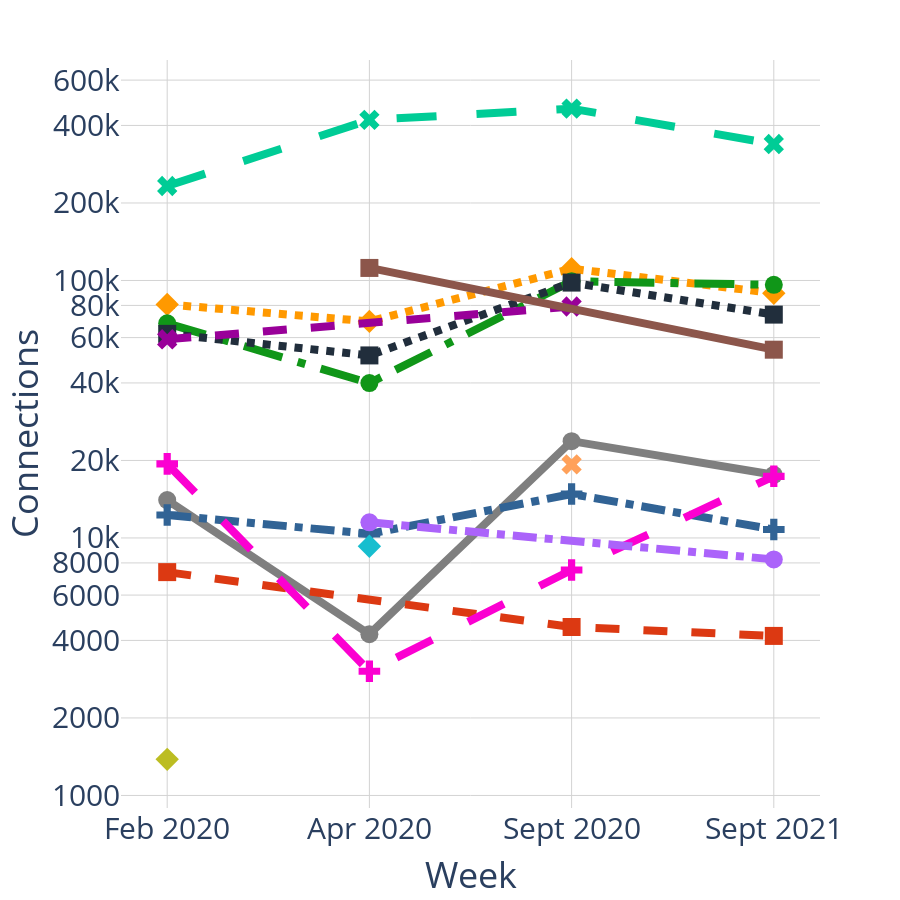

Write notebook code for a chart like this one.
### Code cell
import plotly.express as px
import pandas as pd

df_orgs_out = pd.read_csv('/Volumes/GoogleDrive/My Drive/Thesis/Plotly/category_Admin_out_targets.csv')

fig_orgs_out_conns = px.line(df_orgs_out, x='Week', y='Connections', log_y=True, color='TargetOrgs',
                             color_discrete_map={'APPLE': '#7f7f7f', 'NETFLIX': '#dc3912', 'AKAMAI': '#ff9900',
                                                 'CANARIE': '#fb00d1', 'FACEBOOK': '#3366cc', 'GOOGLE': '#109618',
                                                 'AMAZON': '#212E3C', 'FASTLY': '#8c564b', 'LEVEL3': '#17becf',
                                                 'MICROSOFT': '#990099', 'EDGECAST': '#316395',
                                                 'VALVE-CORPORATION': '#bcbd22'},
                             markers=True, line_dash='TargetOrgs', symbol='TargetOrgs', height=900)
fig_orgs_out_conns.update_layout(plot_bgcolor='white', font_size=30, showlegend=False)
fig_orgs_out_conns.update_xaxes(showgrid=True, gridwidth=1, gridcolor='LightGray')
fig_orgs_out_conns.update_yaxes(showgrid=True, gridwidth=1, gridcolor='LightGray',
                                tickvals=[1000, 2000, 4000, 6000, 8000, 10000, 20000, 40000, 60000, 80000, 
                                          100000, 200000, 400000, 600000])
fig_orgs_out_conns.update_traces(line_width=8, marker_size=18)

fig_orgs_out_conns.show()

### Figure 1 — Plotly figure (JSON) as saved in the notebook; plotly's stock layout.template omitted (floating-point values rounded to 4 significant figures)
{"data": [{"hovertemplate": "TargetOrgs=APPLE<br>Week=%{x}<br>Connections=%{y}<extra></extra>", "legendgroup": "APPLE", "line": {"color": "#7f7f7f", "dash": "solid", "width": 8}, "marker": {"size": 18, "symbol": "circle"}, "mode": "lines+markers", "name": "APPLE", "orientation": "v", "showlegend": true, "type": "scatter", "x": ["Feb 2020", "Apr 2020", "Sept 2020", "Sept 2021"], "xaxis": "x", "y": [14034, 4227, 23768, 17594], "yaxis": "y"}, {"hovertemplate": "TargetOrgs=AKAMAI<br>Week=%{x}<br>Connections=%{y}<extra></extra>", "legendgroup": "AKAMAI", "line": {"color": "#ff9900", "dash": "dot", "width": 8}, "marker": {"size": 18, "symbol": "diamond"}, "mode": "lines+markers", "name": "AKAMAI", "orientation": "v", "showlegend": true, "type": "scatter", "x": ["Feb 2020", "Apr 2020", "Sept 2020", "Sept 2021"], "xaxis": "x", "y": [80747, 69343, 111097, 89258], "yaxis": "y"}, {"hovertemplate": "TargetOrgs=NETFLIX<br>Week=%{x}<br>Connections=%{y}<extra></extra>", "legendgroup": "NETFLIX", "line": {"color": "#dc3912", "dash": "dash", "width": 8}, "marker": {"size": 18, "symbol": "square"}, "mode": "lines+markers", "name": "NETFLIX", "orientation": "v", "showlegend": true, "type": "scatter", "x": ["Feb 2020", "Sept 2020", "Sept 2021"], "xaxis": "x", "y": [7368, 4510, 4165], "yaxis": "y"}, {"hovertemplate": "TargetOrgs=CLOUDFLARENET<br>Week=%{x}<br>Connections=%{y}<extra></extra>", "legendgroup": "CLOUDFLARENET", "line": {"color": "#00cc96", "dash": "longdash", "width": 8}, "marker": {"size": 18, "symbol": "x"}, "mode": "lines+markers", "name": "CLOUDFLARENET", "orientation": "v", "showlegend": true, "type": "scatter", "x": ["Feb 2020", "Apr 2020", "Sept 2020", "Sept 2021"], "xaxis": "x", "y": [232737, 420493, 464875, 338724], "yaxis": "y"}, {"hovertemplate": "TargetOrgs=EDGECAST<br>Week=%{x}<br>Connections=%{y}<extra></extra>", "legendgroup": "EDGECAST", "line": {"color": "#316395", "dash": "dashdot", "width": 8}, "marker": {"size": 18, "symbol": "cross"}, "mode": "lines+markers", "name": "EDGECAST", "orientation": "v", "showlegend": true, "type": "scatter", "x": ["Feb 2020", "Apr 2020", "Sept 2020", "Sept 2021"], "xaxis": "x", "y": [12277, 10376, 14809, 10784], "yaxis": "y"}, {"hovertemplate": "TargetOrgs=GOOGLE<br>Week=%{x}<br>Connections=%{y}<extra></extra>", "legendgroup": "GOOGLE", "line": {"color": "#109618", "dash": "longdashdot", "width": 8}, "marker": {"size": 18, "symbol": "circle"}, "mode": "lines+markers", "name": "GOOGLE", "orientation": "v", "showlegend": true, "type": "scatter", "x": ["Feb 2020", "Apr 2020", "Sept 2020", "Sept 2021"], "xaxis": "x", "y": [68165, 39963, 99272, 96228], "yaxis": "y"}, {"hovertemplate": "TargetOrgs=VALVE-CORPORATION<br>Week=%{x}<br>Connections=%{y}<extra></extra>", "legendgroup": "VALVE-CORPORATION", "line": {"color": "#bcbd22", "dash": "solid", "width": 8}, "marker": {"size": 18, "symbol": "diamond"}, "mode": "lines+markers", "name": "VALVE-CORPORATION", "orientation": "v", "showlegend": true, "type": "scatter", "x": ["Feb 2020"], "xaxis": "x", "y": [1381], "yaxis": "y"}, {"hovertemplate": "TargetOrgs=AMAZON<br>Week=%{x}<br>Connections=%{y}<extra></extra>", "legendgroup": "AMAZON", "line": {"color": "#212E3C", "dash": "dot", "width": 8}, "marker": {"size": 18, "symbol": "square"}, "mode": "lines+markers", "name": "AMAZON", "orientation": "v", "showlegend": true, "type": "scatter", "x": ["Feb 2020", "Apr 2020", "Sept 2020", "Sept 2021"], "xaxis": "x", "y": [62045, 51161, 98131, 73699], "yaxis": "y"}, {"hovertemplate": "TargetOrgs=MICROSOFT<br>Week=%{x}<br>Connections=%{y}<extra></extra>", "legendgroup": "MICROSOFT", "line": {"color": "#990099", "dash": "dash", "width": 8}, "marker": {"size": 18, "symbol": "x"}, "mode": "lines+markers", "name": "MICROSOFT", "orientation": "v", "showlegend": true, "type": "scatter", "x": ["Feb 2020", "Sept 2020"], "xaxis": "x", "y": [59101, 79218], "yaxis": "y"}, {"hovertemplate": "TargetOrgs=CANARIE<br>Week=%{x}<br>Connections=%{y}<extra></extra>", "legendgroup": "CANARIE", "line": {"color": "#fb00d1", "dash": "longdash", "width": 8}, "marker": {"size": 18, "symbol": "cross"}, "mode": "lines+markers", "name": "CANARIE", "orientation": "v", "showlegend": true, "type": "scatter", "x": ["Feb 2020", "Apr 2020", "Sept 2020", "Sept 2021"], "xaxis": "x", "y": [19401, 3036, 7510, 17361], "yaxis": "y"}, {"hovertemplate": "TargetOrgs=HIGHWINDS<br>Week=%{x}<br>Connections=%{y}<extra></extra>", "legendgroup": "HIGHWINDS", "line": {"color": "#ab63fa", "dash": "dashdot", "width": 8}, "marker": {"size": 18, "symbol": "circle"}, "mode": "lines+markers", "name": "HIGHWINDS", "orientation": "v", "showlegend": true, "type": "scatter", "x": ["Apr 2020", "Sept 2021"], "xaxis": "x", "y": [11499, 8257], "yaxis": "y"}, {"hovertemplate": "TargetOrgs=LEVEL3<br>Week=%{x}<br>Connections=%{y}<extra></extra>", "legendgroup": "LEVEL3", "line": {"color": "#17becf", "dash": "longdashdot", "width": 8}, "marker": {"size": 18, "symbol": "diamond"}, "mode": "lines+markers", "name": "LEVEL3", "orientation": "v", "showlegend": true, "type": "scatter", "x": ["Apr 2020"], "xaxis": "x", "y": [9290], "yaxis": "y"}, {"hovertemplate": "TargetOrgs=FASTLY<br>Week=%{x}<br>Connections=%{y}<extra></extra>", "legendgroup": "FASTLY", "line": {"color": "#8c564b", "dash": "solid", "width": 8}, "marker": {"size": 18, "symbol": "square"}, "mode": "lines+markers", "name": "FASTLY", "orientation": "v", "showlegend": true, "type": "scatter", "x": ["Apr 2020", "Sept 2021"], "xaxis": "x", "y": [111878, 53850], "yaxis": "y"}, {"hovertemplate": "TargetOrgs=DROPBOX<br>Week=%{x}<br>Connections=%{y}<extra></extra>", "legendgroup": "DROPBOX", "line": {"color": "#FFA15A", "dash": "dot", "width": 8}, "marker": {"size": 18, "symbol": "x"}, "mode": "lines+markers", "name": "DROPBOX", "orientation": "v", "showlegend": true, "type": "scatter", "x": ["Sept 2020"], "xaxis": "x", "y": [19308], "yaxis": "y"}], "layout": {"font": {"size": 30}, "height": 900, "legend": {"title": {"text": "TargetOrgs"}, "tracegroupgap": 0}, "margin": {"t": 60}, "plot_bgcolor": "white", "showlegend": false, "xaxis": {"anchor": "y", "domain": [0, 1], "gridcolor": "LightGray", "gridwidth": 1, "showgrid": true, "title": {"text": "Week"}}, "yaxis": {"anchor": "x", "domain": [0, 1], "gridcolor": "LightGray", "gridwidth": 1, "showgrid": true, "tickvals": [1000, 2000, 4000, 6000, 8000, 10000, 20000, 40000, 60000, 80000, 100000, 200000, 400000, 600000], "title": {"text": "Connections"}, "type": "log"}}}
